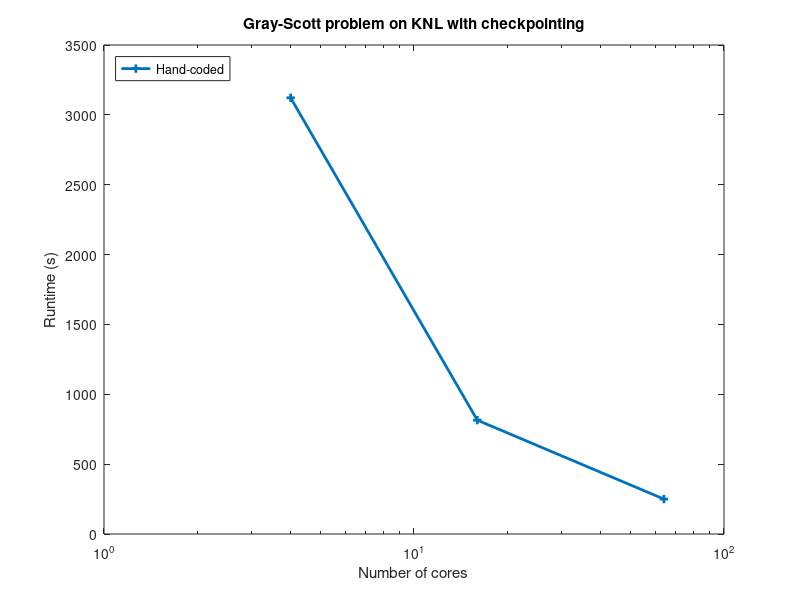

Here is the MATLAB script that generated this plot:
% Plotting script for Gray-Scott problem
%
% Command line options:
% -da_grid_x 1000 -da_grid_y 1000
% -pc_type none
% -ts_max_steps 100 -ts_trajectory_type memory
% -malloc_hbw

fontsize_labels = 14;
fontsize_grid   = 12;
fontname = 'Times';

ncores = [4,16,64];
byhand = [3122.0,814.8,250.0];
%sparse = [,2312.0,654.4];
%matfree = [,,1258.0];

hold off
clf
set(gca,'FontName',fontname)
set(gca,'FontSize',fontsize_grid)
set(gca,'FontSize',fontsize_labels)
semilogx(ncores,byhand,'-+','Markersize',6,'LineWidth',2);
hold on
legend('Hand-coded','Location','NorthWest');
xlabel('Number of cores');
ylabel('Runtime (s)');
title('Gray-Scott problem on KNL with checkpointing')